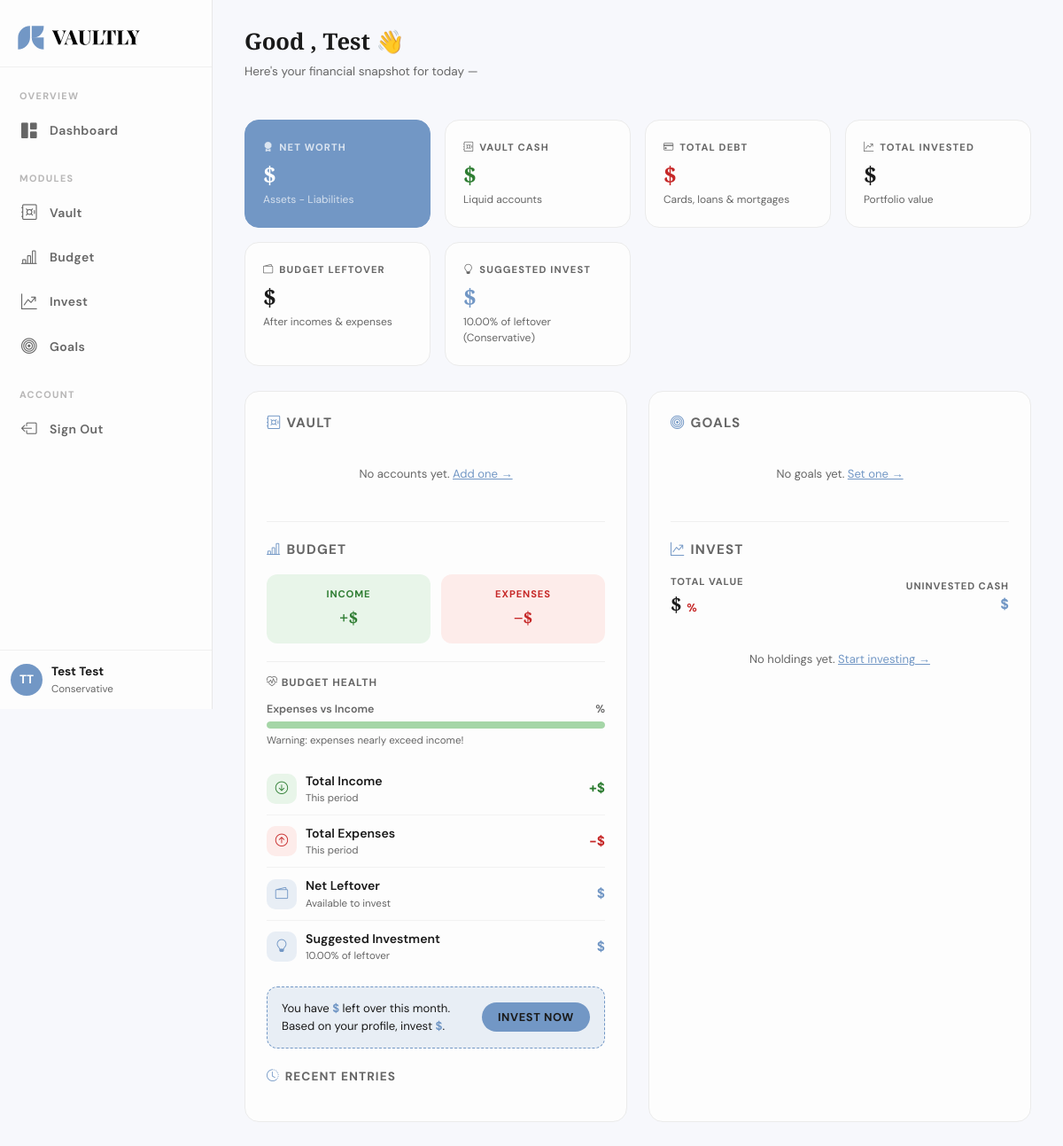
/profile/ (signed in), run on an earlier commit of the app's database.
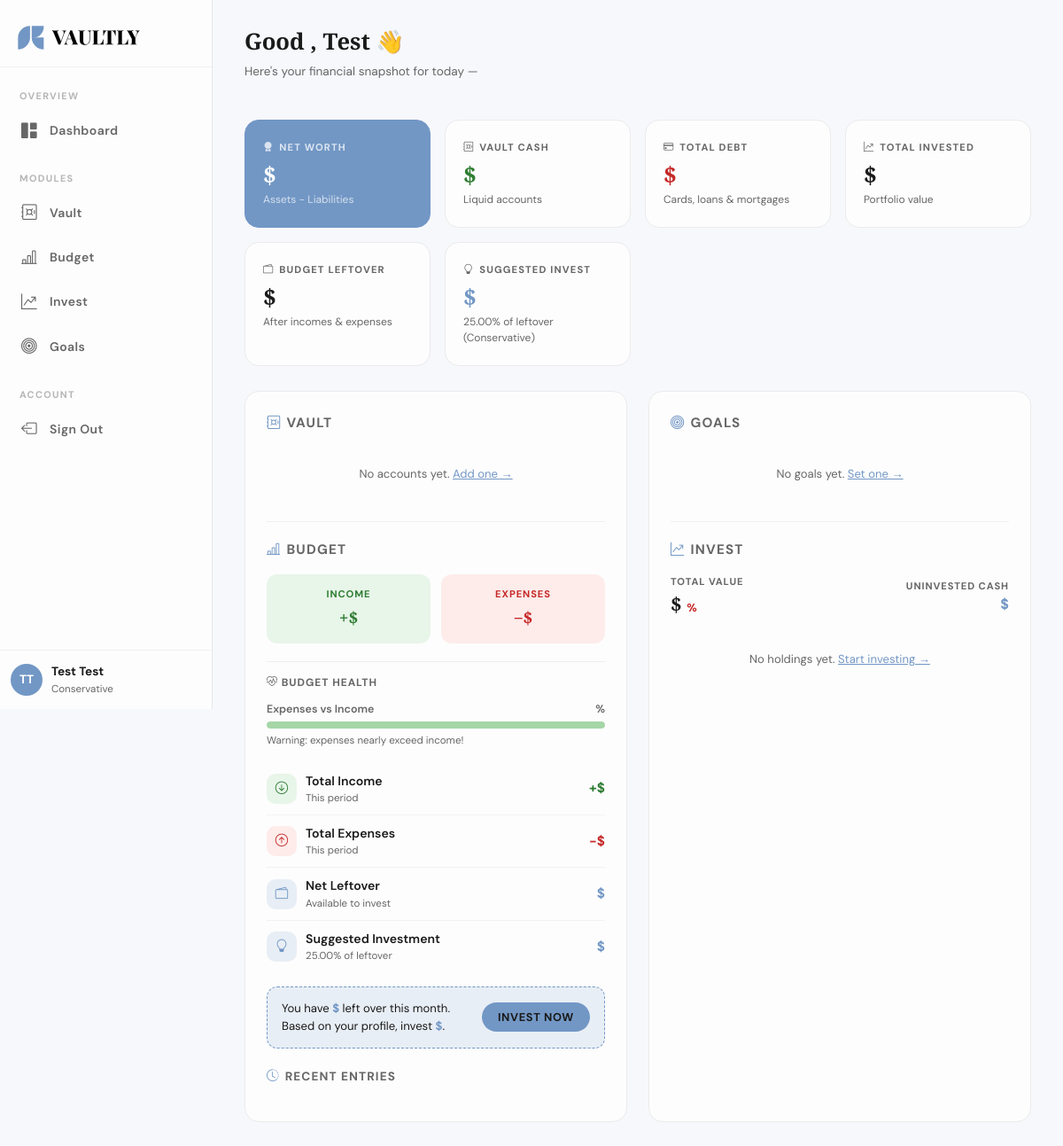
And on a later commit of the database.
### users/models.py (models this page shows, shortened)
class CustomUser(AbstractUser):
    email = models.EmailField(unique=True)

class UserProfile(BaseModel):
    class RiskTolerance(models.TextChoices):
        CONSERVATIVE = 'conservative', 'Conservative'
        MODERATE     = 'moderate',     'Moderate'
        AGGRESSIVE   = 'aggressive',   'Aggressive'
    RISK_DEFAULTS = {
        'conservative': Decimal('10.00'),
        'moderate':     Decimal('20.00'),
        'aggressive':   Decimal('30.00'),
    }
    user = models.OneToOneField(
        settings.AUTH_USER_MODEL,
        on_delete=models.CASCADE,
        related_name='profile'
    )
    risk_tolerance = models.CharField(
        max_length=20,
        choices=RiskTolerance.choices,
        default=RiskTolerance.MODERATE
    )
    custom_invest_percentage = models.DecimalField(
        max_digits=5,
        decimal_places=2,
        null=True,
        blank=True,
        help_text="Overrides risk tolerance suggestion. Leave blank to use default."
    )
    @property
    def suggested_invest_percentage(self):
        if self.custom_invest_percentage is not None:
            return self.custom_invest_percentage
        return self.RISK_DEFAULTS.get(self.risk_tolerance, Decimal('20.00'))
    @property
    def invest_percentage(self):
        return self.suggested_invest_percentage

### users/views.py (the view, shortened to what this page needs)
# urls.py: path('profile/', user_views.profile, name='profile'),
@login_required
def profile(request):
    return render(request, 'dashboard.html')

### templates/dashboard.html (shortened to what the changed rows need)
<!DOCTYPE html>
<html lang="en">
<head>
    <link href="https://cdn.jsdelivr.net/npm/bootstrap@5.3.8/dist/css/bootstrap.min.css" rel="stylesheet"
>
    <link href="https://cdn.jsdelivr.net/npm/bootstrap-icons@1.11.3/font/bootstrap-icons.min.css" rel="stylesheet">
    <link rel="stylesheet" href="../static/css/app.css">
</head>
<body>
<div class="app-shell">
    <aside class="sidebar" id="sidebar">
        <div class="sidebar-user">
            <div class="sidebar-user-avatar">
                {{ user.first_name|first|upper }}{{ user.last_name|first|upper }}
            </div>
            <div class="sidebar-user-info">
                <div class="sidebar-user-name">{{ user.get_full_name }}</div>
                <div class="sidebar-user-role">{{ user.profile.get_risk_tolerance_display }}</div>
            </div>
        </div>
    </aside>
    <main class="main-content" id="main-content">
        <div class="topbar">
            <div class="topbar-greeting">
                <h2>Good {{ time_of_day }}, {{ user.first_name }} 👋</h2>
                <p>Here's your financial snapshot for today — {{ today }}</p>
            </div>
        </div>
        <div class="kpi-grid">
            <div class="kpi-card">
                <div class="kpi-label"><i class="bi bi-lightbulb"></i> Suggested Invest</div>
                <div class="kpi-value" style="color:var(--blue)">${{ suggested_investment|floatformat:0 }}</div>
                <div class="kpi-sub">{{ user.profile.invest_percentage }}% of leftover ({{ user.profile.get_risk_tolerance_display }})</div>
            </div>
        </div>
        <div class="row g-4">
            <div class="col-lg-6">
                <div class="widget">
                    <div style="padding-top: 20px; border-top: 1px solid var(--bg-muted);">
                        <div style="margin-top:20px;padding-top:14px;border-top:1px solid var(--bg-muted);">
                            <div class="account-row">
                                <div class="account-row-left">
                                    <div><div class="account-name">Suggested Investment</div><div class="account-type">{{ user.profile.invest_percentage }}% of leftover</div></div>
                                </div>
                            </div>
                        </div>
                    </div>
                </div>
            </div>
        </div>
    </main>
</div>
</body>
</html>

What changed in the data, as far as the page shows it:
changed CustomUser "Test": profile.invest_percentage "10.00" → "25.00"
